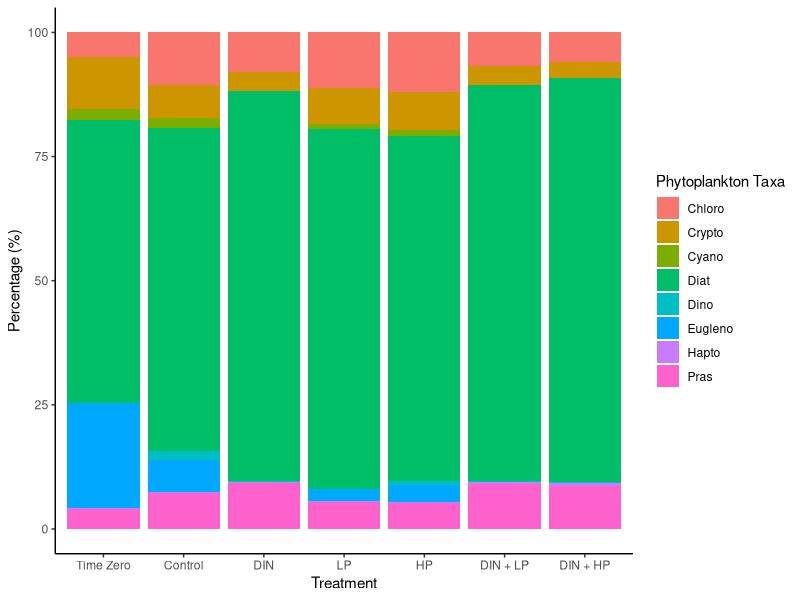
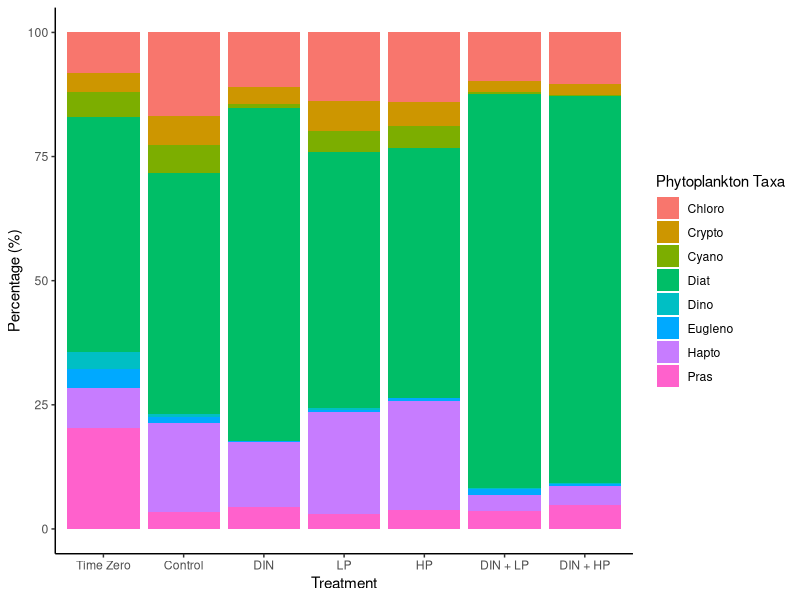
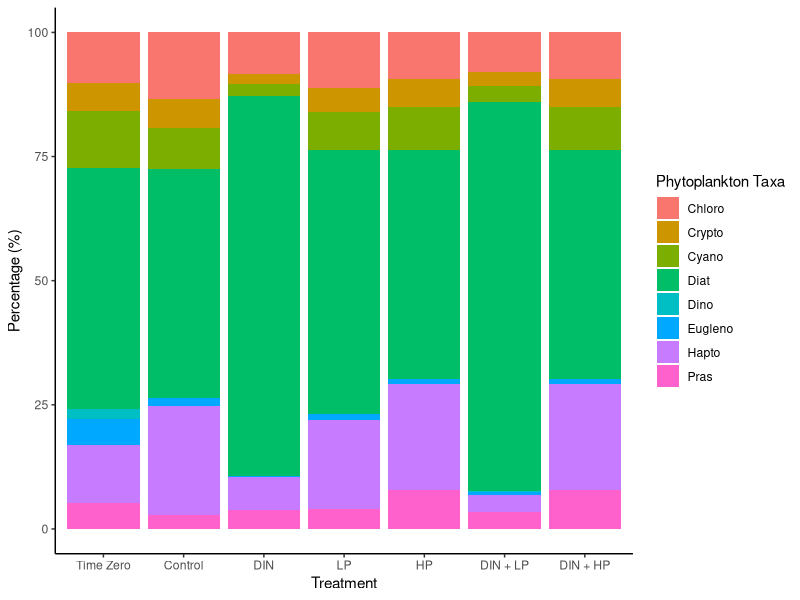
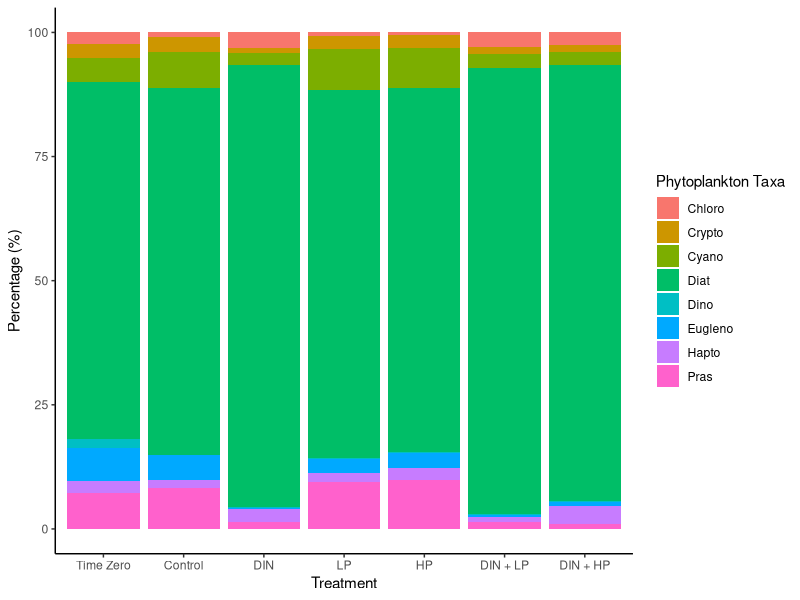

These charts were generated, in order, by the following R code:
#2023-11-14
#Stacked barplots using chemtax data

library(tidyverse)
library(dplyr)
library(lubridate)
library(readxl)
library(ggplot2)
library(car)
library(rstatix)

#########################Bioassay 1

#import data

bioassay_1 = read_excel("data/Chemtax_data.xlsx", sheet = "Bioassay_1_percent_avg")

summary(bioassay_1)
glimpse(bioassay_1)

bioassay_1_avg = bioassay_1 %>%
  group_by(Treatment) %>%
  summarise(mean_percent = mean(Percent))

bioassay_1_avg

Bioassay_1_community_plot_percent = ggplot(data = bioassay_1, 
       aes(fill = Group, 
           y = Percent, 
           x = fct_relevel(Treatment, "T0", "Control", "DIN", "LP", "HP", "DIN_LP", "DIN_HP"))) +  
  geom_bar(position="stack", stat="identity") + 
  ylab("Percentage (%)") + xlab("Treatment") + labs(fill ='Phytoplankton Taxa') +
  scale_x_discrete(labels= c("T0" = "Time Zero", "Control" = "Control", "DIN" = "DIN", "LP" = "LP", "HP" = "HP", "DIN_LP" = "DIN + LP", "DIN_HP" = "DIN + HP")) +
  theme_classic()
ggsave(Bioassay_1_community_plot_percent, filename = "figures/Bioassay_1_community_plot_percent.png",
       device = "png", height = 7, width = 11)


###Bioassay 2

bioassay_2 = read_excel("data/Chemtax_data.xlsx", sheet = "Bioassay_2_percent_avg")

summary(bioassay_2)
glimpse(bioassay_2)

Bioassay_2_community_plot_percent = ggplot(data = bioassay_2, 
                                           aes(fill = Group, 
                                               y = Percent, 
                                               x = fct_relevel(Treatment, "T0", "Control", "DIN", "LP", "HP", "DIN_LP", "DIN_HP"))) +  
  geom_bar(position="stack", stat="identity") + 
  ylab("Percentage (%)") + xlab("Treatment") + labs(fill ='Phytoplankton Taxa') +
  scale_x_discrete(labels= c("T0" = "Time Zero", "Control" = "Control", "DIN" = "DIN", "LP" = "LP", "HP" = "HP", "DIN_LP" = "DIN + LP", "DIN_HP" = "DIN + HP")) +
  theme_classic()
ggsave(Bioassay_2_community_plot_percent, filename = "figures/Bioassay_2_community_plot_percent.png",
       device = "png", height = 7, width = 11)

###Bioassay 3

bioassay_3 = read_excel("data/Chemtax_data.xlsx", sheet = "Bioassay_3_percent_avg")

summary(bioassay_3)
glimpse(bioassay_3)


Bioassay_3_community_plot_percent = ggplot(data = bioassay_3, 
                                           aes(fill = Group, 
                                               y = Percent, 
                                               x = fct_relevel(Treatment, "T0", "Control", "DIN", "LP", "HP", "DIN_LP", "DIN_HP"))) +  
  geom_bar(position="stack", stat="identity") + 
  ylab("Percentage (%)") + xlab("Treatment") + labs(fill ='Phytoplankton Taxa') +
  scale_x_discrete(labels= c("T0" = "Time Zero", "Control" = "Control", "DIN" = "DIN", "LP" = "LP", "HP" = "HP", "DIN_LP" = "DIN + LP", "DIN_HP" = "DIN + HP")) +
  theme_classic()
ggsave(Bioassay_3_community_plot_percent, filename = "figures/Bioassay_3_community_plot_percent.png",
       device = "png", height = 7, width = 11)

###Bioassay 4

bioassay_4 = read_excel("data/Chemtax_data.xlsx", sheet = "Bioassay_4_percent_avg")

summary(bioassay_4)
glimpse(bioassay_4)

Bioassay_4_community_plot_percent = ggplot(data = bioassay_4, 
                                           aes(fill = Group, 
                                               y = Percent, 
                                               x = fct_relevel(Treatment, "T0", "Control", "DIN", "LP", "HP", "DIN_LP", "DIN_HP"))) +  
  geom_bar(position="stack", stat="identity") + 
  ylab("Percentage (%)") + xlab("Treatment") + labs(fill ='Phytoplankton Taxa') +
  scale_x_discrete(labels= c("T0" = "Time Zero", "Control" = "Control", "DIN" = "DIN", "LP" = "LP", "HP" = "HP", "DIN_LP" = "DIN + LP", "DIN_HP" = "DIN + HP")) +
  theme_classic()
ggsave(Bioassay_4_community_plot_percent, filename = "figures/Bioassay_4_community_plot_percent.png",
       device = "png", height = 7, width = 11)


